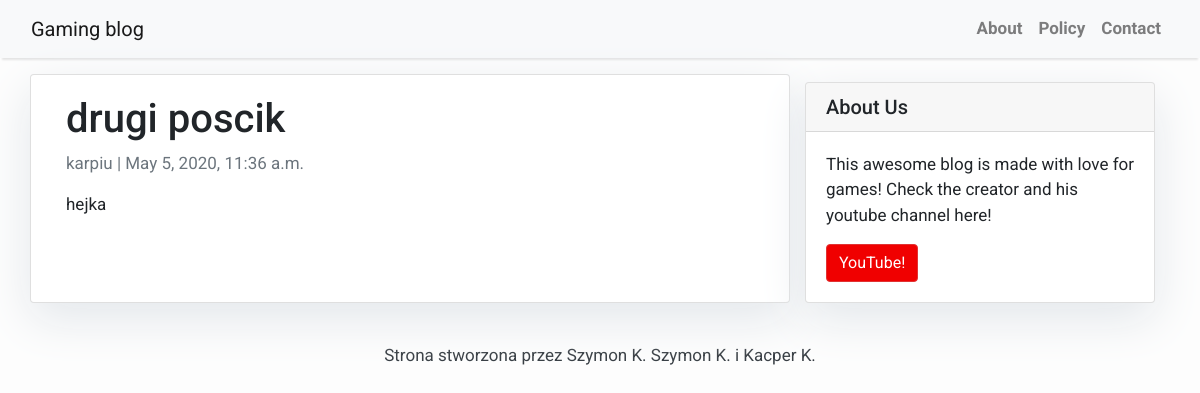
The page /drugi-poscik/ on the database its author committed.
### blog/models.py (models this page shows, shortened)
class Post(models.Model):
    title = models.CharField(max_length=200, unique=True)
    slug = models.SlugField(max_length=200, unique=True)
    author = models.ForeignKey(User, on_delete= models.CASCADE,related_name='blog_posts')
    updated_on = models.DateTimeField(auto_now= True)
    content = models.TextField()
    created_on = models.DateTimeField(auto_now_add=True)
    status = models.IntegerField(choices=STATUS, default=0)
    class Meta:
        ordering = ['-created_on']

### blog/views.py (the view)
# urls.py: path('<slug:slug>/', views.PostDetail.as_view(), name='post_detail'),
class PostDetail(generic.DetailView):
    model = Post
    template_name = 'post_detail.html'

### templates/post_detail.html
{% extends 'base.html' %} {% block content %}
<div class="container">
  <div class="row">
    <div class="col-md-8 card mb-4  mt-3 left  top">
      <div class="card-body">
        <h1>{% block title %} {{ object.title }} {% endblock title %}</h1>
        <p class=" text-muted">{{ post.author }} | {{ post.created_on }}</p>
        <p class="card-text ">{{ object.content | safe }}</p>
      </div>
    </div>
    {% block sidebar %} {% include 'sidebar.html' %} {% endblock sidebar %}
  </div>
</div>
{% endblock content %}

### templates/base.html (style rules this page uses)
body { font-family: "Roboto", sans-serif; font-size: 17px; background-color: #fdfdfd; }

### templates/sidebar.html (style rules this page uses)
.card { box-shadow: 0 16px 48px #E3E7EB; }

### rows shown on the page
Post: title "drugi poscik", author "karpiu", created_on "May 5, 2020, 11:36 a.m.", content "hejka"
